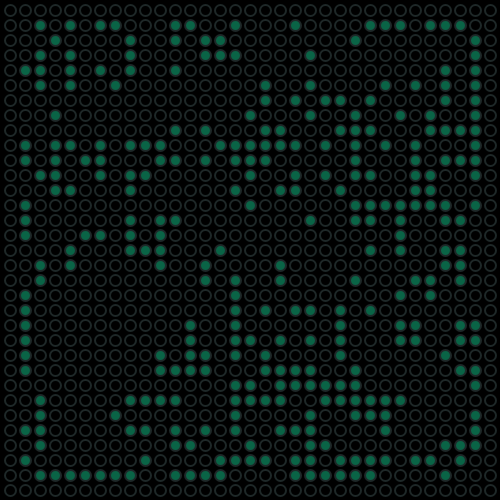
Frame 1 (no input)
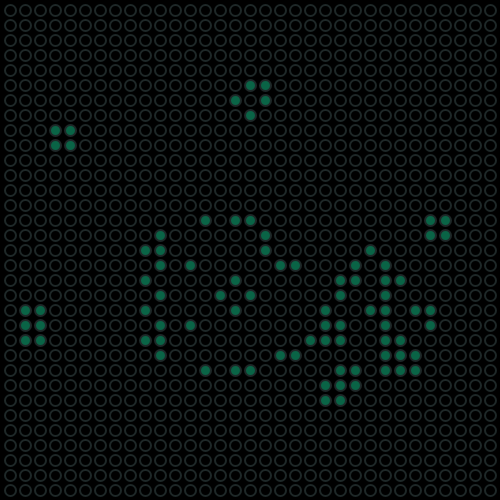
Frame 60 (no input)
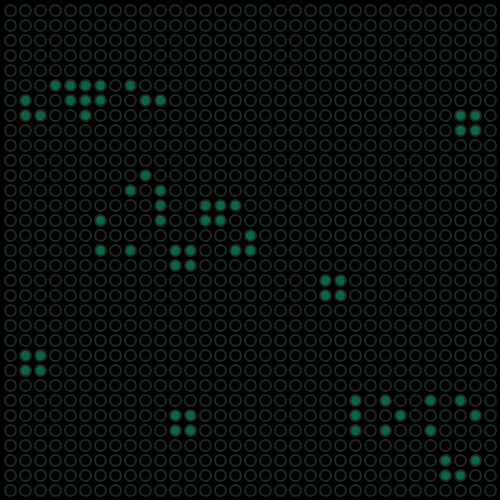
Frame 120 (the mouse pressed at the canvas centre since frame 60)

The p5.js sketch that drew these frames (run headless with seeded random() and noise() and a simulated clock; from frame 60 on, the mouse is pressed at the canvas centre):

// p5.js sketch
// ── sketch.js
let rows, cols, scl, board, next;

function setup() {
  //createCanvas(displayWidth, displayHeight);
  createCanvas(500, 500);
  scl = 15;
  rows = floor(height / scl);
  cols = floor(width / scl);

  board = new Array(rows);
  for (let i = 0; i < rows; i++) {
    board[i] = new Array(cols);
  }

  next = new Array(rows);
  for (let i = 0; i < rows; i++) {
    next[i] = new Array(cols);
  }

  ellipseMode(CORNER);
  init();
}

function draw() {
  frameRate(70);
  background(0);
  generate();
  stroke(30, 40, 40);
  strokeWeight(2);

  for (let i = 0; i < rows; i++) {
    for (let j = 0; j < cols; j++) {
      if (board[i][j] == 1) {
        fill(10, 100, 70);
        ellipse(j * scl + 5, i * scl + 5, scl - 4);
      } else {
        fill(0);
        ellipse(j * scl + 5, i * scl + 5, scl - 4);
      }
    }
  }
}

function init() {
  for (let i = 0; i < rows; i++) {
    for (let j = 0; j < cols; j++) {
      if (i == 0 || j == 0 || i == rows - 1 || j == cols - 1) {
        board[i][j] = 0;
      } else {
        board[i][j] = floor(random(2));
      }
      // board[i][j] = 0;
      next[i][j] = 0;
    }

    // board[5][1] = 1;
    // board[5][2] = 1;
    // board[6][1] = 1;
    // board[6][2] = 1;
    // board[5][11] = 1;
    // board[6][11] = 1;
    // board[7][11] = 1;
    // board[4][12] = 1;
    // board[8][12] = 1;
    // board[3][13] = 1;
    // board[3][14] = 1;
    // board[9][13] = 1;
    // board[9][14] = 1;
    // board[6][15] = 1;
    // board[4][16] = 1;
    // board[8][16] = 1;
    // board[5][17] = 1;
    // board[6][17] = 1;
    // board[7][17] = 1;
    // board[6][18] = 1;
    // board[3][21] = 1;
    // board[4][21] = 1;
    // board[5][21] = 1;
    // board[3][22] = 1;
    // board[4][22] = 1;
    // board[5][22] = 1;
    // board[2][23] = 1;
    // board[6][23] = 1;
    // board[1][25] = 1;
    // board[2][25] = 1;
    // board[6][25] = 1;
    // board[7][25] = 1;
    // board[3][35] = 1;
    // board[4][35] = 1;
    // board[3][36] = 1;
    // board[4][36] = 1;
  }
}

function mousePressed() {
  init();
}

function generate() {
  for (let i = 1; i < rows - 1; i++) {
    for (let j = 1; j < cols - 1; j++) {
      let neighbors = 0;
      for (let x = -1; x <= 1; x++) {
        for (let y = -1; y <= 1; y++) {
          neighbors += board[i + x][j + y];
        }
      }
      neighbors -= board[i][j];

      if (board[i][j] == 1 && (neighbors == 2 || neighbors == 3))
        next[i][j] = 1;
      else if (board[i][j] == 0 && neighbors == 3) next[i][j] = 1;
      else next[i][j] = 0;
    }
  }

  let temp = board;
  board = next;
  next = temp;
}
